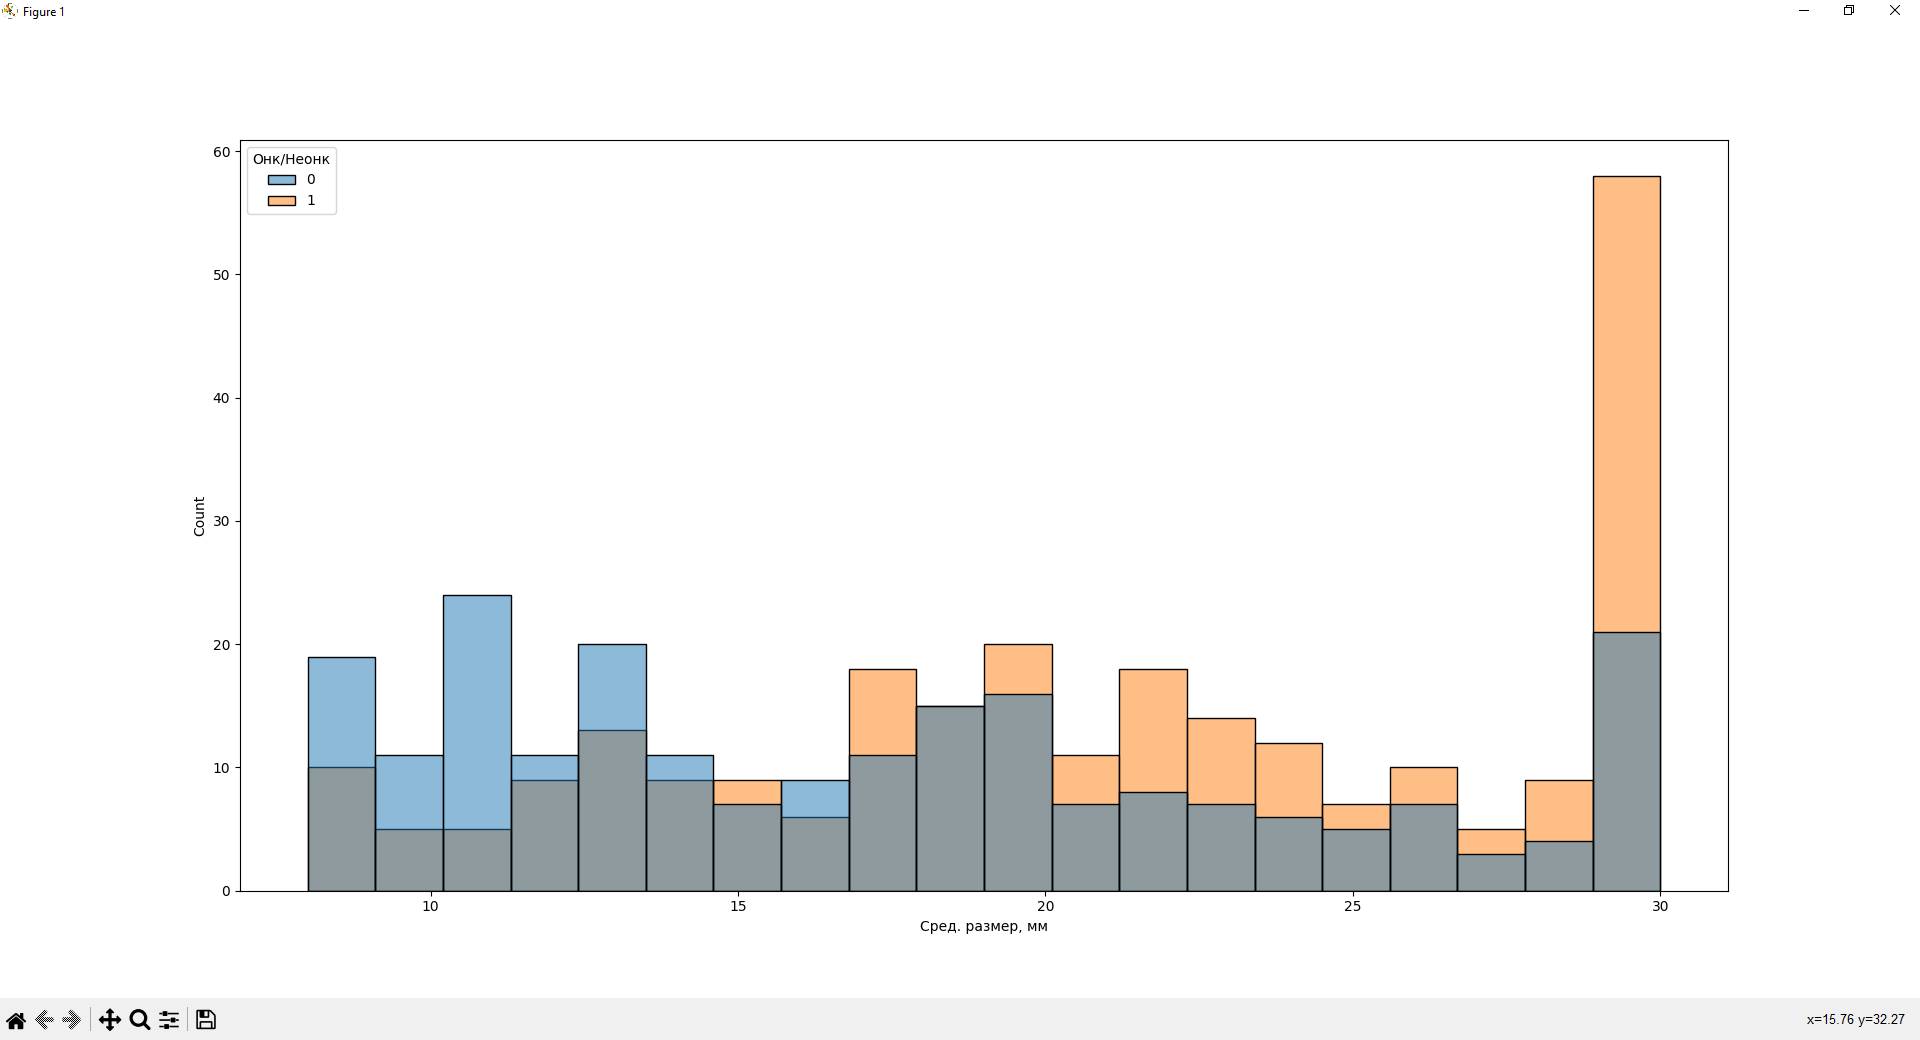

Python code for this plot:
import pandas as pd
import numpy as np
import seaborn as sns
import matplotlib.pyplot as plt

onk = "Онк/Неонк"
minSize = "Мин. размер, мм"
maxSize = "Макс. размер, мм"
avgSize = "Сред. размер, мм"

df = pd.read_excel("Data_exam.xlsx", header=1)

#fig, axes = plt.subplots(1, 2)
#axes[0].set_title("Неонкология")
#axes[1].set_title("Онкология")
#sns.histplot(ax=axes[0], data=df[df[onk] == 0], x=avgSize, bins=20)
#sns.histplot(ax=axes[1], data=df[df[onk] == 1], x=avgSize, bins=20)
#plt.show()

sns.histplot(data=df, x=avgSize, hue=onk, bins=20)
plt.show()
